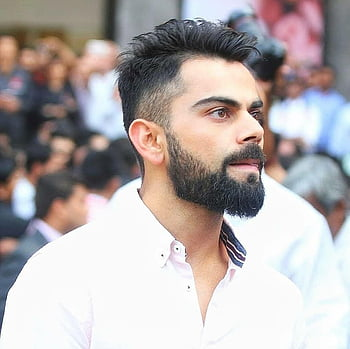
#> input picture viru.jpg, 350 x 349 px
$ python main.py
#> lines starting #> are read from the running program, lines starting #| are printed output that depends on the picture
import cv2

img = cv2.imread("viru.jpg")
#> img is the input picture: shape (349, 350, 3); mean B, G, R 170.5, 171.3, 179.3

gray = cv2.cvtColor(img, cv2.COLOR_BGR2GRAY)
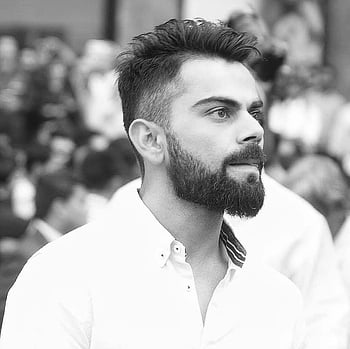
#> gray: shape (349, 350); min 0, max 255, mean 173.6
invert = cv2.bitwise_not(gray)
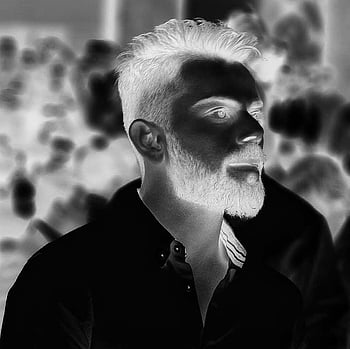
#> invert: shape (349, 350); min 0, max 255, mean 81.4
blur = cv2.GaussianBlur(invert, (21, 21), 0)
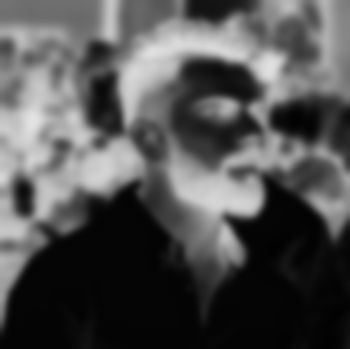
#> blur: shape (349, 350); min 2, max 227, mean 81.4
invertblu = cv2.bitwise_not(blur)
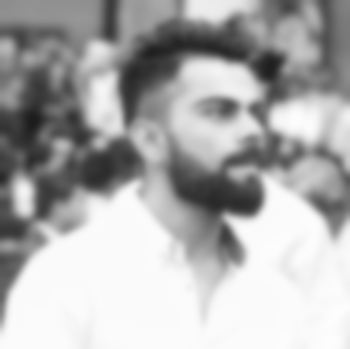
#> invertblu: shape (349, 350); min 28, max 253, mean 173.6
sketch = cv2.divide(gray, invertblu, scale=256.0)
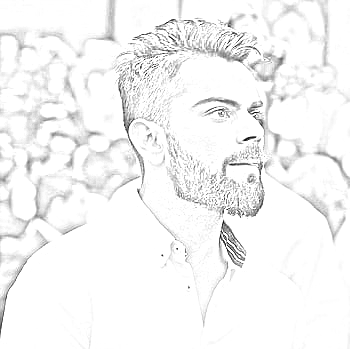
#> sketch: shape (349, 350); min 0, max 255, mean 245
cv2.imshow("original image", sketch)

cv2.waitKey(0)
